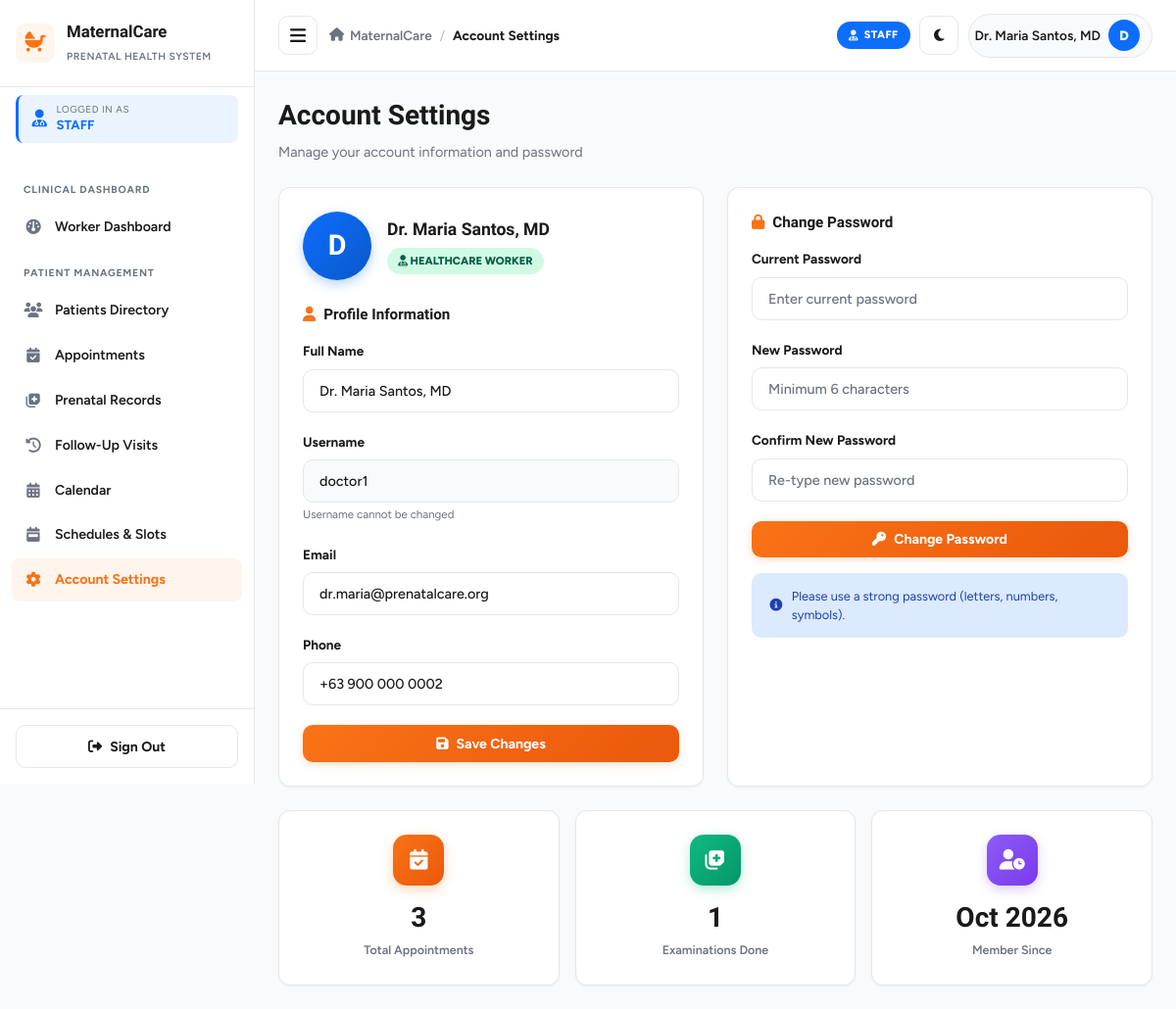
The page /worker_settings.php (signed in) on the database its author committed.
### tables this page shows
CREATE TABLE IF NOT EXISTS `users` (
    `id` INT AUTO_INCREMENT PRIMARY KEY,
    `username` VARCHAR(50) NOT NULL UNIQUE,
    `email` VARCHAR(100) NOT NULL UNIQUE,
    `password` VARCHAR(255) NOT NULL,
    `role` ENUM('patient', 'healthcare_worker', 'admin') NOT NULL DEFAULT 'patient',
    `full_name` VARCHAR(100) NOT NULL,
    `phone` VARCHAR(20) DEFAULT NULL,
    `status` ENUM('active', 'inactive', 'archived') NOT NULL DEFAULT 'active',
    `address` TEXT DEFAULT NULL,
    `avatar` VARCHAR(255) DEFAULT NULL,
    `room` VARCHAR(100) DEFAULT NULL,
    `deleted_at` TIMESTAMP NULL DEFAULT NULL,
    `created_at` TIMESTAMP DEFAULT CURRENT_TIMESTAMP,
    `updated_at` TIMESTAMP DEFAULT CURRENT_TIMESTAMP ON UPDATE CURRENT_TIMESTAMP
);

### config.php (called while the page is built, shortened)
<?php
function sanitize($data) {
    return htmlspecialchars(trim((string)$data), ENT_QUOTES, 'UTF-8');
}

### worker_settings.php (the view, shortened to what this page needs)
<?php
require_once __DIR__ . '/config.php';
$userId = getCurrentUserId();
try {
    $db = getDB();
    $stmt = $db->prepare("SELECT * FROM users WHERE id = ?");
    $stmt->execute([$userId]);
    $user = $stmt->fetch();
    $stmt = $db->prepare("SELECT COUNT(*) FROM appointments WHERE healthcare_worker_id = ?");
    $stmt->execute([$userId]);
    $totalAppointments = (int)$stmt->fetchColumn();
    $stmt = $db->prepare("SELECT COUNT(*) FROM prenatal_records WHERE healthcare_worker_id = ?");
    $stmt->execute([$userId]);
    $totalRecords = (int)$stmt->fetchColumn();
} catch (Exception $e) {
    die("Error: " . $e->getMessage());
}
include __DIR__ . '/../includes/header.php';
?>
<div class="page-header">
    <div class="page-title">
        <h1>Account Settings</h1>
        <p>Manage your account information and password</p>
    </div>
</div>
<div style="display:grid; grid-template-columns: repeat(auto-fit, minmax(320px, 1fr)); gap:1.5rem;">
    <div class="dashboard-card" style="padding:1.5rem;">
        <div style="display:flex; align-items:center; gap:1rem; margin-bottom:1.5rem;">
            <div style="
                width:70px; height:70px; border-radius:50%;
                background: linear-gradient(135deg, #0d6efd 0%, #0a58ca 100%);
                color:#fff; display:flex; align-items:center; justify-content:center;
                font-family:'Bricolage Grotesque', sans-serif;
                font-size:1.8rem; font-weight:800;
                box-shadow: 0 4px 12px rgba(13,110,253,0.3);
                flex-shrink: 0;
            ">
                <?php echo strtoupper(substr($user['full_name'] ?? 'U', 0, 1)); ?>
            </div>
            <div>
                <h3 style="margin:0; font-size:1.1rem;"><?php echo sanitize($user['full_name']); ?></h3>
                <span class="badge badge-confirmed" style="font-size:0.7rem; margin-top:0.35rem; display:inline-block;">
                    <i class="fa-solid fa-user-doctor"></i> Healthcare Worker
                </span>
            </div>
        </div>
        <h4 style="margin-bottom:1rem; font-size:0.95rem; display:flex; align-items:center; gap:0.5rem;">
            <i class="fa-solid fa-user text-primary"></i> Profile Information
        </h4>
        <form method="POST" action="">
            <div class="form-group">
                <label class="form-label">Full Name</label>
                <input type="text" name="full_name" class="form-control" value="<?php echo sanitize($user['full_name']); ?>" required>
            </div>
            <div class="form-group">
                <label class="form-label">Username</label>
                <input type="text" class="form-control" value="<?php echo sanitize($user['username']); ?>" readonly style="background:var(--bg-body); cursor:not-allowed;">
                <small class="text-muted" style="font-size:0.72rem;">Username cannot be changed</small>
            </div>
            <div class="form-group">
                <label class="form-label">Email</label>
                <input type="email" name="email" class="form-control" value="<?php echo sanitize($user['email']); ?>" required>
            </div>
            <div class="form-group">
                <label class="form-label">Phone</label>
                <input type="text" name="phone" class="form-control" value="<?php echo sanitize($user['phone'] ?? ''); ?>" placeholder="e.g. 09171234567">
            </div>
            <button type="submit" class="btn btn-primary btn-block">
                <i class="fa-solid fa-floppy-disk"></i> Save Changes
            </button>
        </form>
    </div>
    <div class="dashboard-card" style="padding:1.5rem;">
        <h4 style="margin-bottom:1rem; font-size:0.95rem; display:flex; align-items:center; gap:0.5rem;">
            <i class="fa-solid fa-lock text-primary"></i> Change Password
        </h4>
        <form method="POST" action="">
            <div class="form-group">
                <label class="form-label">Current Password</label>
                <input type="password" name="current_password" class="form-control" placeholder="Enter current password" required>
            </div>
            <div class="form-group">
                <label class="form-label">New Password</label>
                <input type="password" name="new_password" class="form-control" placeholder="Minimum 6 characters" minlength="6" required>
            </div>
            <div class="form-group">
                <label class="form-label">Confirm New Password</label>
                <input type="password" name="confirm_password" class="form-control" placeholder="Re-type new password" required>
            </div>
            <button type="submit" class="btn btn-primary btn-block">
                <i class="fa-solid fa-key"></i> Change Password
            </button>
        </form>
        <div class="alert alert-info mt-4" style="font-size:0.8rem;">
            <i class="fa-solid fa-info-circle"></i>
            <div>Please use a strong password (letters, numbers, symbols).</div>
        </div>
    </div>
</div>
<div style="display:grid; grid-template-columns: repeat(auto-fit, minmax(200px, 1fr)); gap:1rem; margin-top:1.5rem;">
    <div class="dashboard-card" style="padding:1.5rem; text-align:center;">
        <div style="
            width:52px; height:52px; border-radius:14px;
            background: linear-gradient(135deg, #f97316 0%, #ea580c 100%);
            color:#fff; display:flex; align-items:center; justify-content:center;
            font-size:1.3rem; margin:0 auto 0.75rem;
            box-shadow: 0 4px 12px rgba(249,115,22,0.3);
        ">
            <i class="fa-solid fa-calendar-check"></i>
        </div>
        <h2 style="margin:0; font-size:1.75rem; font-family:'Bricolage Grotesque',sans-serif;"><?php echo $totalAppointments; ?></h2>
        <small class="text-muted" style="font-size:0.78rem; font-weight:600;">Total Appointments</small>
    </div>
    <div class="dashboard-card" style="padding:1.5rem; text-align:center;">
        <div style="
            width:52px; height:52px; border-radius:14px;
            background: linear-gradient(135deg, #10b981 0%, #059669 100%);
            color:#fff; display:flex; align-items:center; justify-content:center;
            font-size:1.3rem; margin:0 auto 0.75rem;
            box-shadow: 0 4px 12px rgba(16,185,129,0.3);
        ">
            <i class="fa-solid fa-notes-medical"></i>
        </div>
        <h2 style="margin:0; font-size:1.75rem; font-family:'Bricolage Grotesque',sans-serif;"><?php echo $totalRecords; ?></h2>
        <small class="text-muted" style="font-size:0.78rem; font-weight:600;">Examinations Done</small>
    </div>
    <div class="dashboard-card" style="padding:1.5rem; text-align:center;">
        <div style="
            width:52px; height:52px; border-radius:14px;
            background: linear-gradient(135deg, #8b5cf6 0%, #7c3aed 100%);
            color:#fff; display:flex; align-items:center; justify-content:center;
            font-size:1.3rem; margin:0 auto 0.75rem;
            box-shadow: 0 4px 12px rgba(139,92,246,0.3);
        ">
            <i class="fa-solid fa-user-clock"></i>
        </div>
        <h2 style="margin:0; font-size:1.75rem; font-family:'Bricolage Grotesque',sans-serif;">
            <?php echo !empty($user['created_at']) ? date('M Y', strtotime($user['created_at'])) : 'N/A'; ?>
        </h2>
        <small class="text-muted" style="font-size:0.78rem; font-weight:600;">Member Since</small>
    </div>
</div>
<?php include __DIR__ . '/../includes/footer.php'; ?>

### style.css (style rules this page uses)
:root { --primary: #f97316; --primary-dark: #ea580c; --primary-light: #fff5ed; --success: #10b981; --warning: #f59e0b; --danger: #dc3545; --info: #0d6efd; --bg-body: #f8fafc; --surface: #ffffff; --text-dark: #1a1a1a; --text-muted: #6b7280; --border-color: #e5e7eb; --radius-sm: 8px; --radius-md: 12px; --radius-lg: 16px; --shadow-sm: 0 1px 3px rgba(0, 0, 0, 0.05); --shadow-md: 0 4px 12px rgba(0, 0, 0, 0.08); --shadow-lg: 0 10px 30px rgba(0, 0, 0, 0.12); --transition: all 0.25s ease; --sidebar-width: 260px; }
* { margin: 0; padding: 0; box-sizing: border-box; }
html, body { max-width: 100%; overflow-x: hidden; }
body { font-family: 'Figtree', -apple-system, BlinkMacSystemFont, 'Segoe UI', sans-serif; background: var(--bg-body); color: var(--text-dark); line-height: 1.5; font-size: 15px; transition: background 0.3s ease, color 0.3s ease; }
h1, h2, h3, h4, h5, h6 { font-family: 'Bricolage Grotesque', 'Figtree', sans-serif; font-weight: 700; color: var(--text-dark); }
.page-header { display: flex; justify-content: space-between; align-items: flex-start; gap: 1rem; margin-bottom: 1.5rem; flex-wrap: wrap; }
.page-header h1 { font-size: 1.75rem; margin-bottom: 0.35rem; }
.page-header p { color: var(--text-muted); font-size: 0.9rem; }
.dashboard-card { background: var(--surface); border: 1px solid var(--border-color); border-radius: var(--radius-md); padding: 1.5rem; box-shadow: var(--shadow-sm); transition: background 0.3s ease, border-color 0.3s ease; }
.form-group { margin-bottom: 1.25rem; }
.form-label { display: block; font-size: 0.85rem; font-weight: 700; color: var(--text-dark); margin-bottom: 0.5rem; }
.form-control { width: 100%; padding: 0.75rem 1rem; border: 1.5px solid var(--border-color); border-radius: 10px; background: var(--surface); color: var(--text-dark); font-family: inherit; font-size: 0.9rem; font-weight: 500; transition: var(--transition); outline: none; }
.form-control::placeholder { color: var(--text-muted); }
.btn { display: inline-flex; align-items: center; justify-content: center; gap: 0.5rem; padding: 0.65rem 1.15rem; border-radius: 10px; border: none; font-family: inherit; font-size: 0.88rem; font-weight: 700; cursor: pointer; transition: var(--transition); text-decoration: none; white-space: nowrap; }
.btn-primary { background: linear-gradient(135deg, #f97316 0%, #ea580c 100%); color: #fff; box-shadow: 0 2px 8px rgba(249, 115, 22, 0.25); }
.btn-block { width: 100%; }
.badge { display: inline-block; padding: 0.3rem 0.7rem; border-radius: 20px; font-size: 0.7rem; font-weight: 800; text-transform: uppercase; }
.badge-confirmed { background: #d1fae5; color: #065f46; }
.alert { padding: 0.85rem 1.15rem; border-radius: 10px; font-size: 0.88rem; display: flex; align-items: center; gap: 0.6rem; margin-bottom: 1rem; }
.alert-info { background: #dbeafe; color: #1e40af; }
.text-muted { color: var(--text-muted); }
.text-primary { color: var(--primary); }
.mt-4 { margin-top: 1rem; }

### rows shown on the page
users: full_name "D", full_name "Dr. Maria Santos, MD", username "doctor1", email "dr.maria@prenatalcare.org", phone "+63 900 000 0002", created_at "Oct 2026"

### other values the page prints
$role['label'] "STAFF"
$item['section'] "CLINICAL DASHBOARD"
$item['label'] "Worker Dashboard"
$item['section'] "PATIENT MANAGEMENT"
$item['label'] "Patients Directory"
$item['label'] "Appointments"
$item['label'] "Prenatal Records"
$item['label'] "Follow-Up Visits"
$item['label'] "Calendar"
$item['label'] "Schedules & Slots"
$item['label'] "Account Settings"
$pageTitle "Account Settings"
$currentName "Dr. Maria Santos, MD"
$userInitial "D"
$totalAppointments "3"
